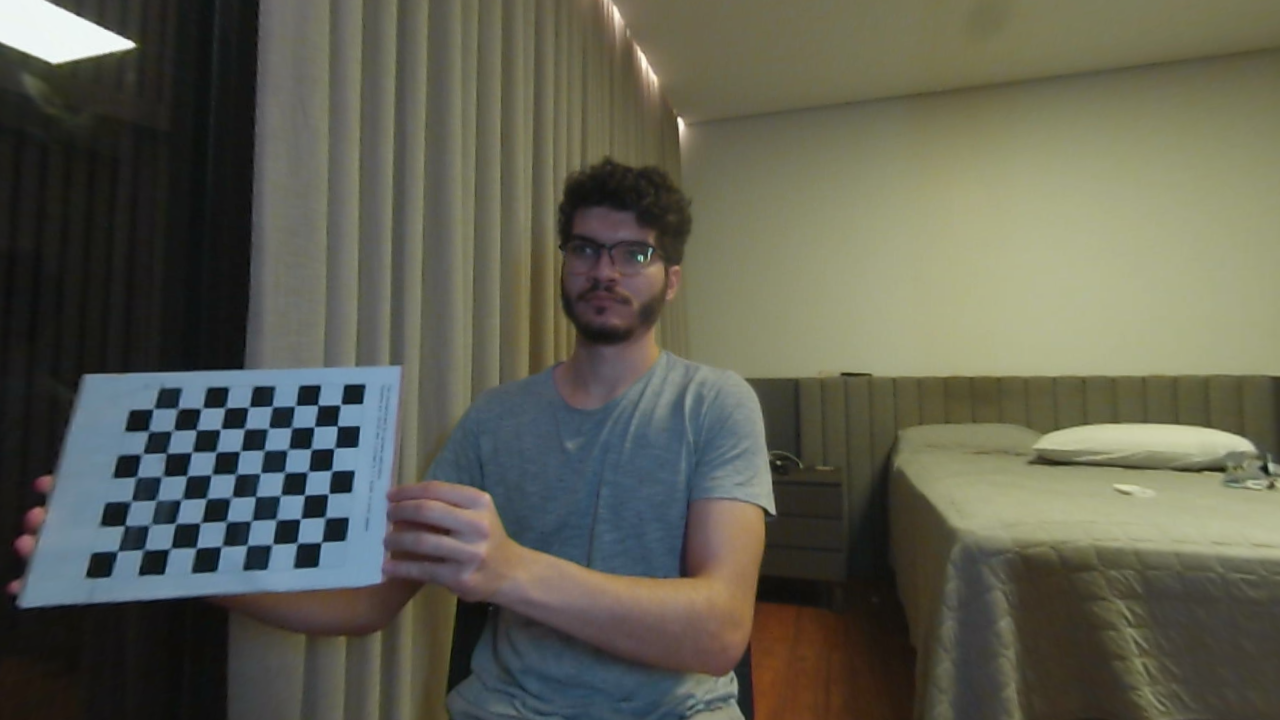
#> input picture img/undistort/st_cam0_0.png, 1280 x 720 px
$ python 2.CalibraExtrinsecos.py   (older library calls are emulated)
#> lines starting #> are read from the running program, lines starting #| are printed output that depends on the picture; after the words box and inside, x2 and y2 are one past the last pixel; in counts of white or black regions, pixels touching at a corner belong together; pictures that were not available may be replaced by others from this repository, and a replacement may not be noted
import cv2
import numpy as np
import pandas as pd

# Variaveis de entrada
intrinsecos = [pd.read_csv('cam0_intrinsecos.csv').to_numpy(),
               pd.read_csv('cam1_intrinsecos.csv').to_numpy()]
#> (reads cam0_intrinsecos.csv from the repository)
#> (reads cam1_intrinsecos.csv from the repository)
dist = [pd.read_csv('cam0_distorcoes.csv').to_numpy(),
        pd.read_csv('cam1_distorcoes.csv').to_numpy()]
#> (reads cam0_distorcoes.csv from the repository)
#> (reads cam1_distorcoes.csv from the repository)
tabuleiro = (9,7) # Formato do tabuleiro: (maior,menor)
ncapturas = 20
folder = "img/undistort"
cameras = [0,1]
stereo_crit = (cv2.TERM_CRITERIA_EPS + cv2.TERM_CRITERIA_MAX_ITER, 30, 0.001)
stereo_flags = cv2.fisheye.CALIB_FIX_INTRINSIC

# Declara vetor de pontos no tabuleiro (1 casa = unidade)
pts_tabuleiro = np.zeros((1,tabuleiro[0]*tabuleiro[1], 3), np.float32)
pts_tabuleiro[0,:, :2] = np.mgrid[0:tabuleiro[0], 0:tabuleiro[1]].T.reshape(-1,2)
# Listas para adicao de pontos identificados nas imagens e pontos de tabuleiro
pts_imagens = [[],[]]
pts_tabuleiros = []

# Loop for itera os indices das imagens
for i in range(ncapturas):

    for camera in cameras:
        fname = folder + '/st_cam' + str(camera) + '_'+ str(i) +'.png'
        img = cv2.imread(fname)
#> img is the input picture: shape (720, 1280, 3); mean B, G, R 81.8, 95.3, 94.9
        peb = cv2.cvtColor(img, cv2.COLOR_BGR2GRAY)
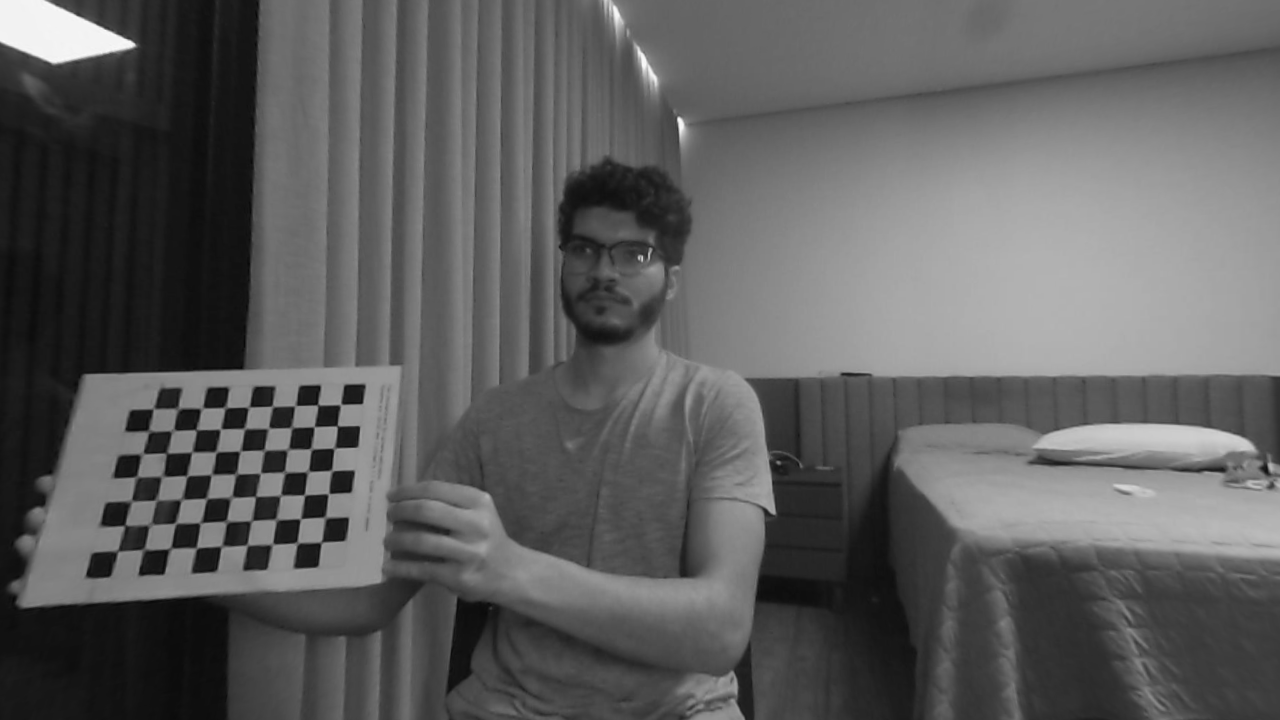
#> peb: shape (720, 1280); min 5, max 252, mean 93.7

        ret, cantos = cv2.findChessboardCorners(peb, tabuleiro, None)
#> ret = True; cantos = 63 rows, first 8: [320.7, 542.8], [298, 542.5], [273.9, 543.8], [246.8, 544.1], [220.8, 547.1], [197, 548.6], [170, 548.5], [143.5, 549]

        # Se cantos detectados
        if ret == True:

            #pts_tabuleiros.append(pts_tabuleiro)
            pts_imagens[camera].append(cantos)

            cv2.drawChessboardCorners(img, tabuleiro, cantos, ret)
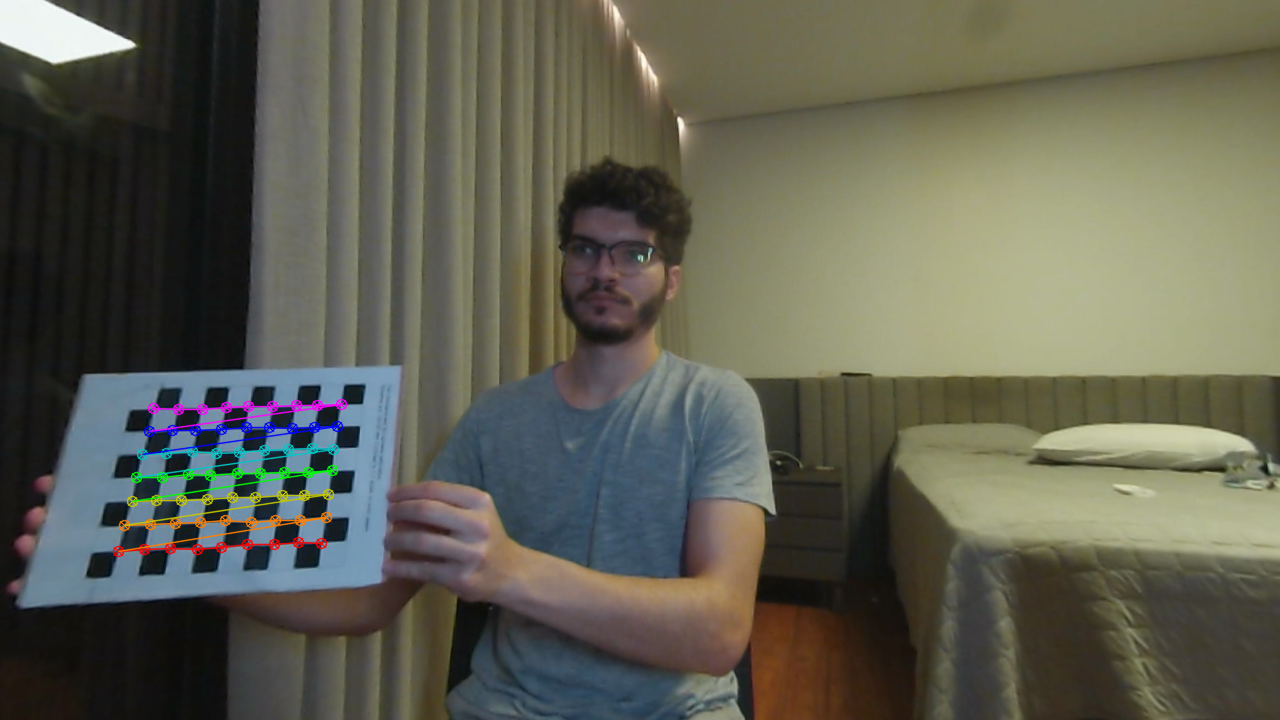
#> img: shape (720, 1280, 3); 1.32% of pixels changed, all inside (x1, y1, x2, y2) = (112, 398, 348, 558)
            #cv2.imshow('chessboard', img)
            cv2.waitKey(0)
        else:
            print('Padrao nao detectado: ', fname)
    pts_tabuleiros.append(pts_tabuleiro)
#> pass 2 of the loop `for i in range(ncapturas):`:
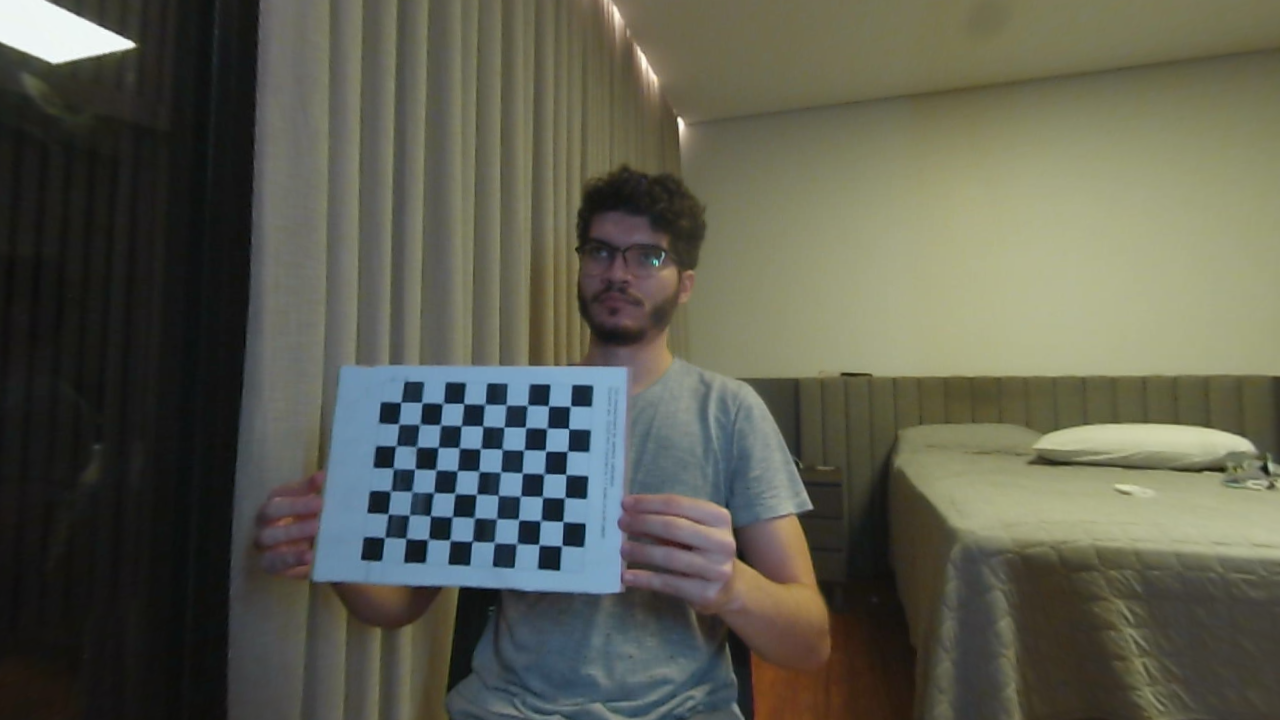
#> input picture img/undistort/st_cam0_1.png, 1280 x 720 px
#> img is the input picture: shape (720, 1280, 3); mean B, G, R 79.8, 93.1, 92.3
#> `peb = cv2.cvtColor(img, cv2.COLOR_BGR2GRAY)`:
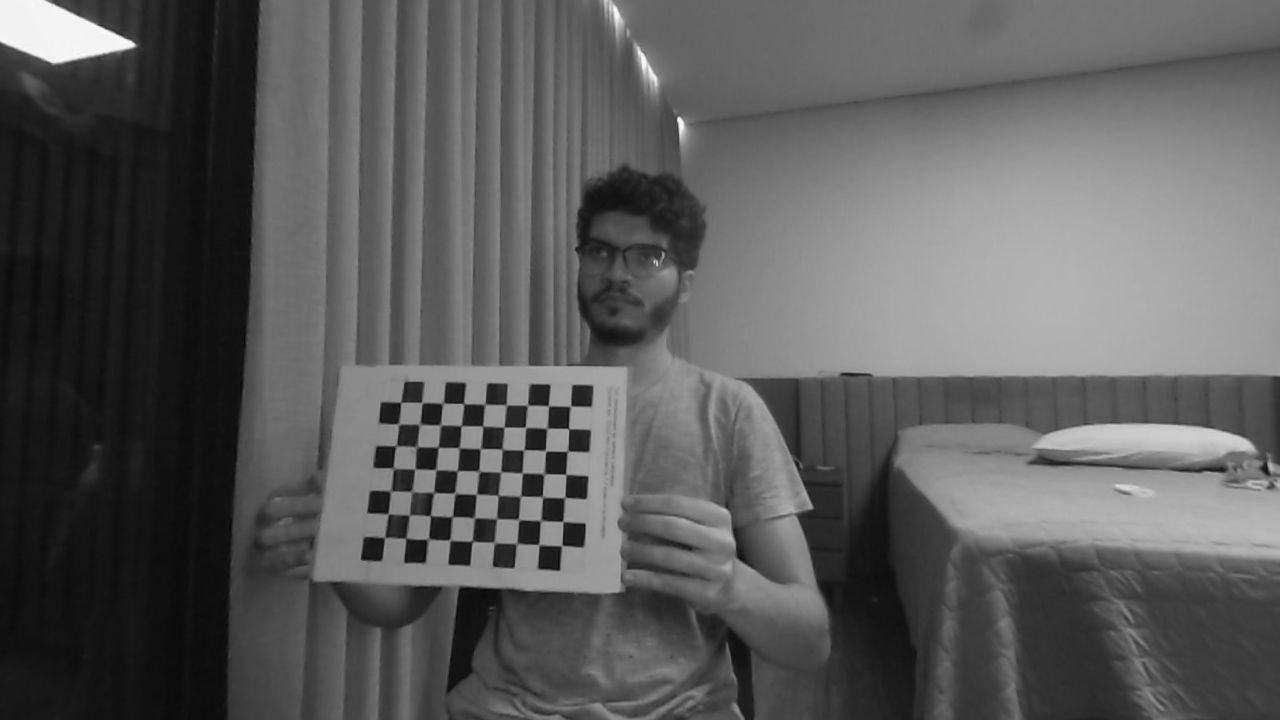
#> peb: shape (720, 1280); min 5, max 252, mean 91.3
#> `cv2.drawChessboardCorners(img, tabuleiro, cantos, ret)`:
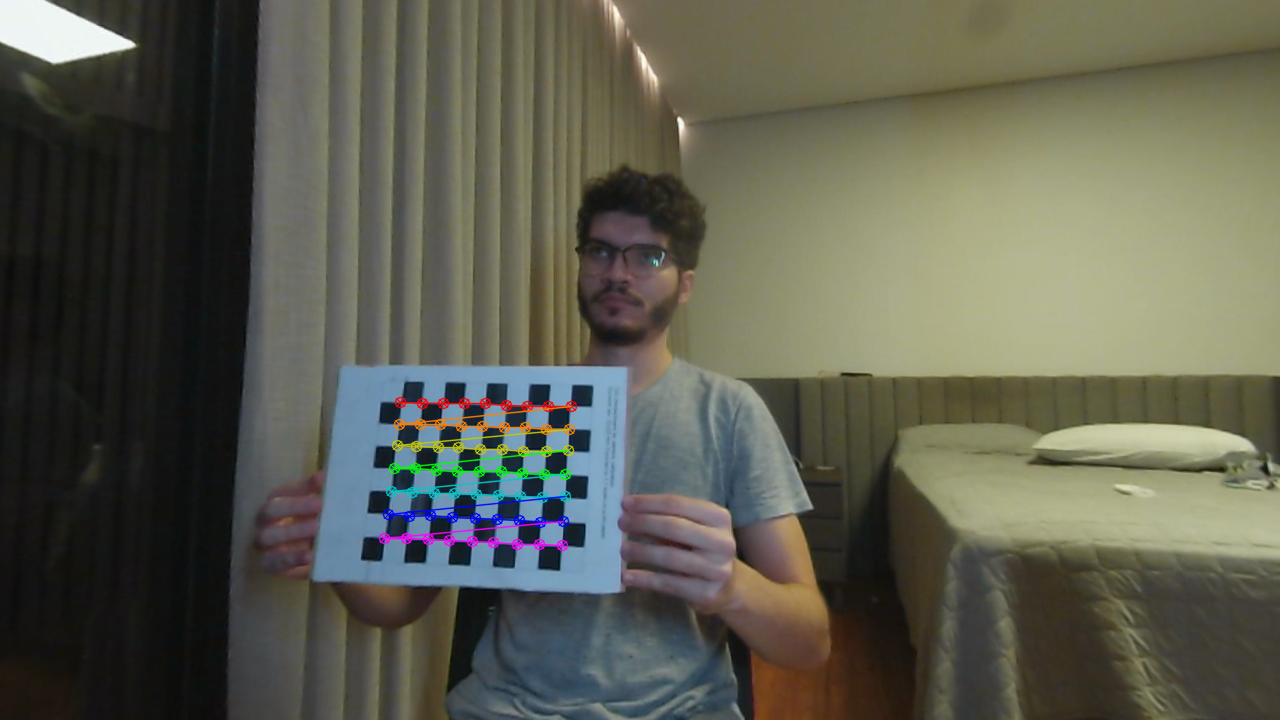
#> img: shape (720, 1280, 3); 1.22% of pixels changed, all inside (x1, y1, x2, y2) = (378, 396, 578, 552)
#> (the run stopped early here; a loop or call above may not have finished)
